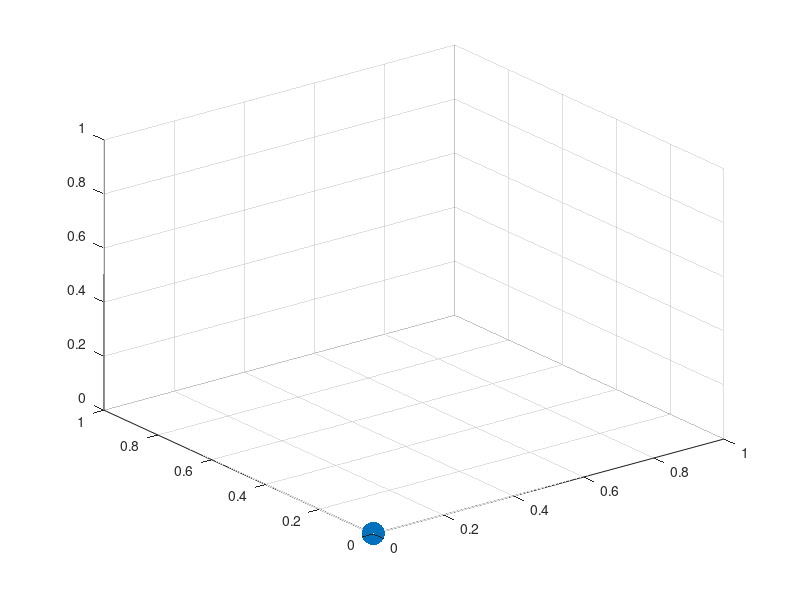

This chart was generated by the following MATLAB code: (Note: this script raises an error after producing the figure.)
que_ball.m = 0.1;  % 100 g
que_ball.q = 1e-3;  % 1 mC

x = linspace(0,1,10); y = linspace(0,1,10); z = linspace(0,1,10);
[X,Y,Z] = meshgrid(x,y,z);

que_ball.pos = [0; 0; 0];
que_ball.v = [0.1; 0.1; 0.1];
test_pos1 = [0.7;0.5;0.4];
test_pos2 = [0.4;0.5;0.7];
test_pos = [reshape(X,[1, numel(X)]); reshape(Y, [1, numel(Y)]); reshape(Z, [1, numel(Z)])];
% test_pos is a matrix where each column is a position
test_charge = 1e-3;

dt = 0.01;

for t=0:dt:5
    que_ball.pos = que_ball.pos + que_ball.v*dt;
    plot3(que_ball.pos(1), que_ball.pos(2), que_ball.pos(3), '.', 'markersize', 50), axis([0 1 0 1 0 1]), grid on, hold on
    E_field = E(test_pos, que_ball);
    F = E_field*test_charge;
    quiver3(test_pos(1,:),test_pos(2,:),test_pos(3,:), F(1,:),F(2,:),F(3,:)), hold off
%     quiver3(test_pos(1,1),test_pos(2,1),test_pos(3,1), F(1,1),F(2,1),F(3,1), 5e-6)
%     quiver3(test_pos(1,2),test_pos(2,2),test_pos(3,2), F(1,2),F(2,2),F(3,2), 5e-6), hold off
    pause(0.01)
end
